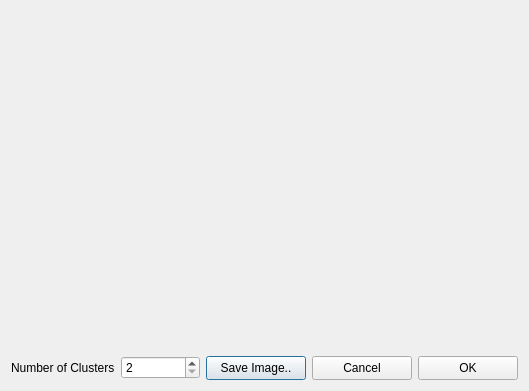
<?xml version="1.0" encoding="UTF-8"?>
<ui version="4.0">
 <class>ValidationClusterPlot</class>
 <widget class="QDialog" name="ValidationClusterPlot">
  <property name="geometry">
   <rect>
    <x>0</x>
    <y>0</y>
    <width>529</width>
    <height>391</height>
   </rect>
  </property>
  <property name="windowTitle">
   <string>Validation Cluster</string>
  </property>
  <layout class="QGridLayout" name="gridLayout_2">
   <item row="0" column="0">
    <widget class="QVTKWidget" name="qvtkWidget" native="true">
     <property name="sizePolicy">
      <sizepolicy hsizetype="Expanding" vsizetype="Expanding">
       <horstretch>0</horstretch>
       <verstretch>0</verstretch>
      </sizepolicy>
     </property>
     <property name="minimumSize">
      <size>
       <width>320</width>
       <height>270</height>
      </size>
     </property>
    </widget>
   </item>
   <item row="1" column="0">
    <layout class="QGridLayout" name="gridLayout">
     <item row="0" column="0">
      <widget class="QLabel" name="label">
       <property name="text">
        <string>Number of Clusters</string>
       </property>
      </widget>
     </item>
     <item row="0" column="1">
      <widget class="QSpinBox" name="nclustersBox">
       <property name="minimum">
        <number>2</number>
       </property>
       <property name="maximum">
        <number>9999</number>
       </property>
      </widget>
     </item>
     <item row="0" column="2">
      <widget class="QPushButton" name="saveimageButton">
       <property name="minimumSize">
        <size>
         <width>100</width>
         <height>24</height>
        </size>
       </property>
       <property name="maximumSize">
        <size>
         <width>100</width>
         <height>24</height>
        </size>
       </property>
       <property name="text">
        <string>Save Image..</string>
       </property>
      </widget>
     </item>
     <item row="0" column="4">
      <widget class="QPushButton" name="okButton">
       <property name="minimumSize">
        <size>
         <width>100</width>
         <height>24</height>
        </size>
       </property>
       <property name="maximumSize">
        <size>
         <width>60</width>
         <height>16777215</height>
        </size>
       </property>
       <property name="text">
        <string>OK</string>
       </property>
      </widget>
     </item>
     <item row="0" column="3">
      <widget class="QPushButton" name="cancelButton">
       <property name="minimumSize">
        <size>
         <width>100</width>
         <height>24</height>
        </size>
       </property>
       <property name="maximumSize">
        <size>
         <width>60</width>
         <height>16777215</height>
        </size>
       </property>
       <property name="text">
        <string>Cancel</string>
       </property>
      </widget>
     </item>
    </layout>
   </item>
  </layout>
 </widget>
 <customwidgets>
  <customwidget>
   <class>QVTKWidget</class>
   <extends>QWidget</extends>
   <header>QVTKWidget.h</header>
  </customwidget>
 </customwidgets>
 <resources/>
 <connections/>
</ui>
